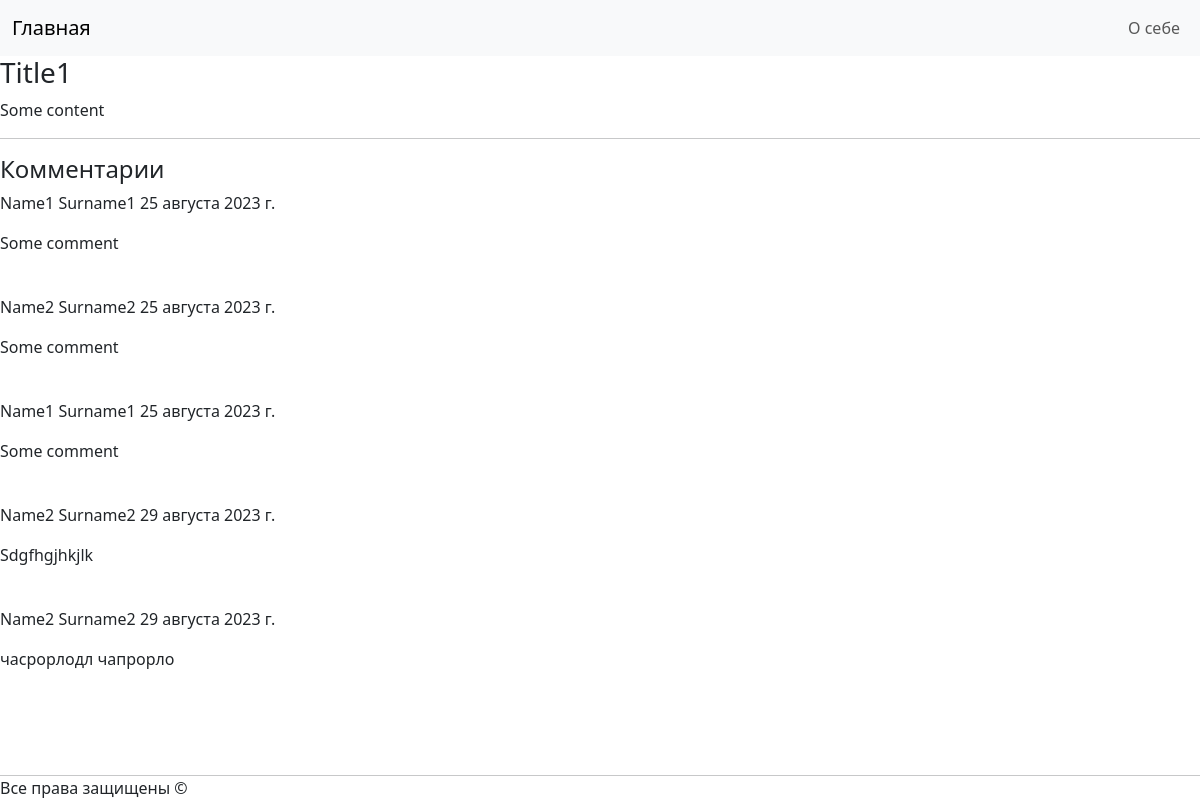
The app's page /app3/post/1/ with its own data.
### seminar2_app2/models.py (models this page shows, shortened)
class Post(models.Model):
    title = models.CharField(max_length=100)
    content = models.TextField()
    pub_date = models.DateField(auto_now=True)
    category = models.CharField(max_length=100)
    views = models.IntegerField(default=0)
    pub_flag = models.BooleanField(default=False)
    author = models.ForeignKey(Author, on_delete=models.CASCADE)

class Comment(models.Model):
    author = models.ForeignKey(Author, on_delete=models.CASCADE)
    post = models.ForeignKey(Post, on_delete=models.CASCADE)
    comment = models.TextField()
    created_at = models.DateField(auto_now=True)
    changed_at = models.DateField(null=True, default=None)

class Author(models.Model):
    name = models.CharField(max_length=100)
    surname = models.CharField(max_length=100)
    email = models.EmailField()
    biography = models.TextField()
    birthdate = models.DateField()
    def __str__(self):
        return f'{self.name} {self.surname}'

### seminar3/views.py (the view)
# urls.py: path('post/<int:post_id>/', views.get_post, name='post'),
def get_post(request, post_id):
    post = Post.objects.filter(pk=post_id).first()
    comments = Comment.objects.filter(post__pk=post.id).order_by('created_at')
    post.views += 1
    post.save()
    return render(request, 'seminar3/post.html', {'post': post, 'comments': comments})

### seminar3/templates/seminar3/post.html (shortened to what this page needs)
{% extends 'seminar3/base.html' %}
{% block content %}
    <h3>{{ post.title }}</h3>
    <p>{{ post.content }}</p>
    <hr>
    <h4>Комментарии</h4>
    {% for comment in comments %}
        <p>
            {{ comment.author }} {{ comment.created_at }}
        </p>
        <p>{{ comment.comment }}</p><br>
    {% endfor %}
{% endblock %}

### seminar3/templates/seminar3/base.html (shortened to what this page needs)
<!DOCTYPE html>
<html lang="ru">
<head>
    {% load static %}
    <link rel="stylesheet" href="{% static 'seminar3/css/bootstrap.min.css' %}">
</head>
<body>
<nav class="navbar navbar-expand-lg navbar-light bg-light">
    <div class="container-fluid">
        <a class="navbar-brand" href="/">Главная</a>
        <div class="collapse navbar-collapse show justify-content-end align-items-end" id="navbarNavAltMarkup">
            <div class="navbar-nav">
                <a class="nav-link" href="/about/">О себе</a>
            </div>
        </div>
    </div>
</nav>
{% block content %}{% endblock %}
<div class="row fixed-bottom modal-footer">
    <hr>
    <p>Все права защищены &copy;</p>
</div>
</body>
</html>

### records on screen
Post: title "Title1", content "Some content"
Comment: author "Name1 Surname1", created_at "25 августа 2023 г.", comment "Some comment"
Comment: author "Name2 Surname2", created_at "25 августа 2023 г.", comment "Some comment"
Comment: author "Name1 Surname1", created_at "25 августа 2023 г.", comment "Some comment"
Comment: author "Name2 Surname2", created_at "29 августа 2023 г.", comment "Sdgfhgjhkjlk"
Comment: author "Name2 Surname2", created_at "29 августа 2023 г.", comment "часрорлодл чапрорло"
